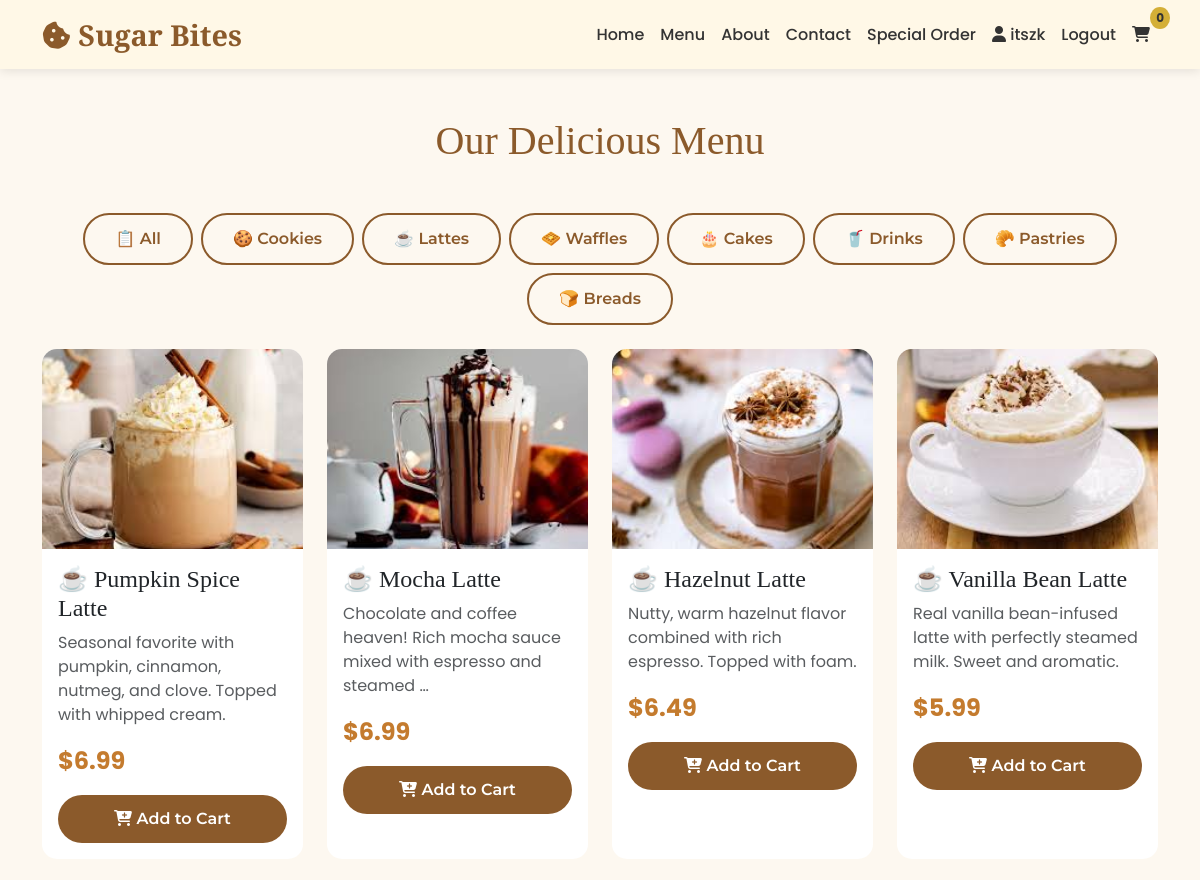
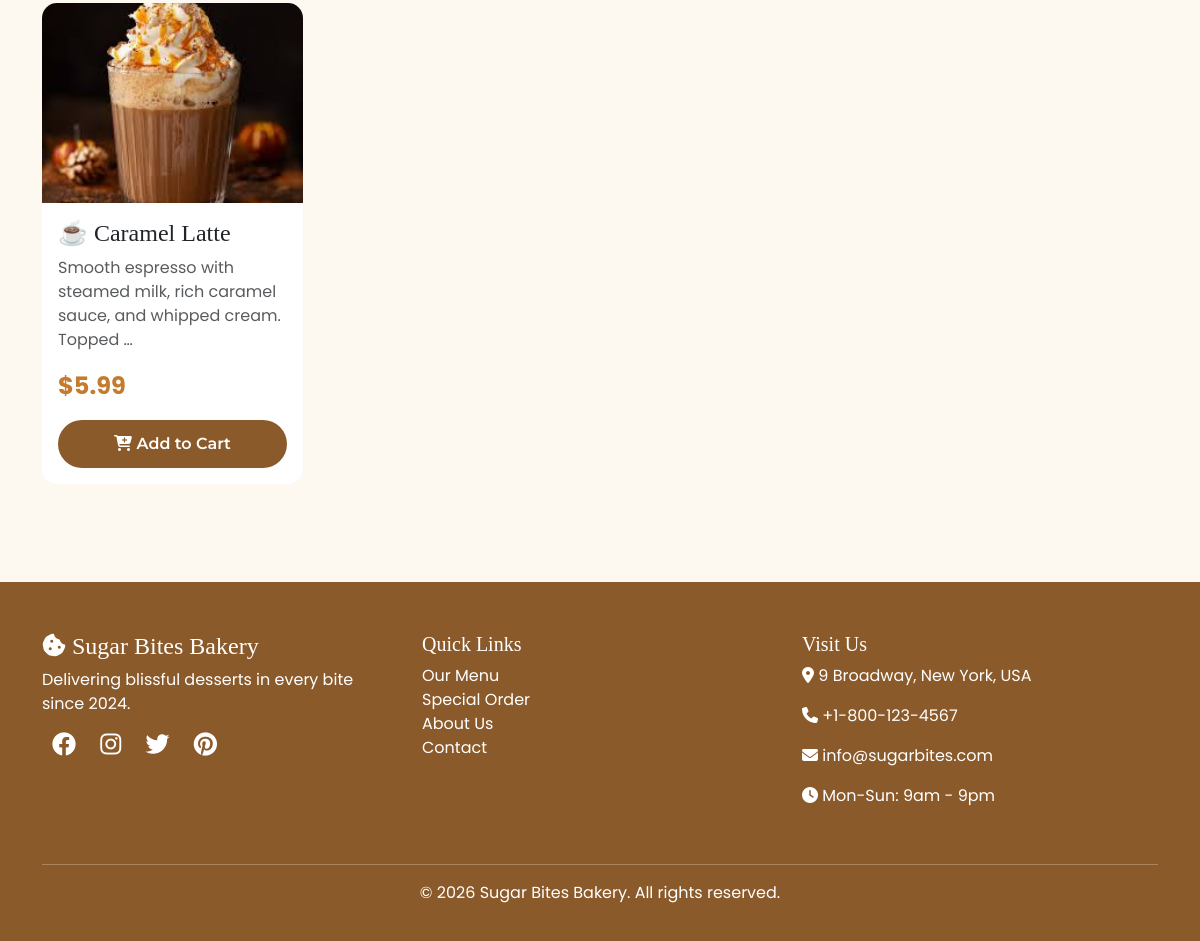
The app's page /menu/?category=lattes (signed in) with its own data (2 pictures, top to bottom).
### bakery/models.py (models this page shows, shortened)
class Product(models.Model):
    CATEGORY_CHOICES = [
        ('cookies', '🍪 Cookies'),
        ('lattes', '☕ Lattes'),
        ('waffles', '🧇 Waffles'),
        ('cakes', '🎂 Cakes'),
        ('drinks', '🥤 Drinks'),
        ('pastries', '🥐 Pastries'),    # NEW
        ('breads', '🍞 Breads'),         # NEW
    ]
    name = models.CharField(max_length=200)
    category = models.CharField(max_length=20, choices=CATEGORY_CHOICES)
    description = models.TextField()
    price = models.DecimalField(max_digits=10, decimal_places=2)
    image = models.ImageField(upload_to=get_product_image_path, blank=True, null=True)
    is_best_seller = models.BooleanField(default=False)
    stock = models.IntegerField(default=10)
    created_at = models.DateTimeField(auto_now_add=True)
    def get_category_icon(self):
        icons = {
            'cookies': '🍪',
            'lattes': '☕',
            'waffles': '🧇',
            'cakes': '🎂',
            'drinks': '🥤',
            'pastries': '🥐',
            'breads': '🍞',
        }
        return icons.get(self.category, '📦')
    class Meta:
        ordering = ['-created_at']

### bakery/views.py (the view)
# urls.py: path('menu/', views.menu, name='menu'),
def menu(request):
    category = request.GET.get('category')
    if category:
        products = Product.objects.filter(category=category)
    else:
        products = Product.objects.all()
    return render(request, 'bakery/menu.html', {'products': products})

### bakery/context_processors.py (called while the page is built)
def cart_count(request):
    cart = request.session.get('cart', {})
    count = sum(item['quantity'] for item in cart.values())
    return {'cart_count': count}

### bakery/templates/bakery/menu.html (shortened to what this page needs)
{% extends 'bakery/base.html' %}
{% block content %}
<div class="container py-5">
    <h1 class="text-center mb-5" style="color: var(--warm-brown);">Our Delicious Menu</h1>
    <div class="row mb-4">
        <div class="col-md-12">
            <div class="d-flex flex-wrap gap-2 justify-content-center">
                <a href="/menu/" class="btn btn-outline-primary">📋 All</a>
                <a href="/menu/?category=cookies" class="btn btn-outline-primary">🍪 Cookies</a>
                <a href="/menu/?category=lattes" class="btn btn-outline-primary">☕ Lattes</a>
                <a href="/menu/?category=waffles" class="btn btn-outline-primary">🧇 Waffles</a>
                <a href="/menu/?category=cakes" class="btn btn-outline-primary">🎂 Cakes</a>
                <a href="/menu/?category=drinks" class="btn btn-outline-primary">🥤 Drinks</a>
                <a href="/menu/?category=pastries" class="btn btn-outline-primary">🥐 Pastries</a>
                <a href="/menu/?category=breads" class="btn btn-outline-primary">🍞 Breads</a>
            </div>
        </div>
    </div>
    <div class="row g-4">
        {% for product in products %}
        <div class="col-md-4 col-lg-3">
            <div class="card product-card h-100">
                <a href="/product/{{ product.id }}/">
                    {% if product.image %}
                        <img src="{{ product.image.url }}" class="card-img-top" alt="{{ product.name }}" style="height: 200px; object-fit: cover;">
                    {% else %}
                        <img src="https://images.unsplash.com/photo-1499636136210-6f4ee915583e?w=400" class="card-img-top" alt="{{ product.name }}" style="height: 200px; object-fit: cover;">
                    {% endif %}
                </a>
                <div class="card-body">
                    <a href="/product/{{ product.id }}/" style="text-decoration: none; color: inherit;">
                        <h4>{{ product.get_category_icon }} {{ product.name }}</h4>
                    </a>
                    <p class="text-muted">{{ product.description|truncatewords:12 }}</p>
                    <div class="price">${{ product.price }}</div>
                    <button class="btn btn-primary mt-3 w-100" onclick="addToCart({{ product.id }}, '{{ product.name }}', {{ product.price }})">
                        <i class="fas fa-cart-plus"></i> Add to Cart
                    </button>
                </div>
            </div>
        </div>
        {% empty %}
        <div class="col-12 text-center">
            <p>No products available yet.</p>
        </div>
        {% endfor %}
    </div>
</div>
{% endblock %}

### bakery/templates/bakery/base.html (shortened to what this page needs)
<!DOCTYPE html>
<html lang="en">
<head>
    <link href="https://cdn.jsdelivr.net/npm/bootstrap@5.3.0/dist/css/bootstrap.min.css" rel="stylesheet">
    <link rel="stylesheet" href="https://cdnjs.cloudflare.com/ajax/libs/font-awesome/6.4.0/css/all.min.css">
</head>
<body>
    <nav class="navbar navbar-expand-lg sticky-top">
        <div class="container">
            <a class="navbar-brand" href="/">
                <i class="fas fa-cookie-bite"></i> Sugar Bites
            </a>
            <div class="collapse navbar-collapse" id="navbarNav">
                <ul class="navbar-nav ms-auto">
                    <li class="nav-item">
                        <a class="nav-link" href="/">Home</a>
                    </li>
                    <li class="nav-item">
                        <a class="nav-link" href="/menu/">Menu</a>
                    </li>
                    <li class="nav-item">
                        <a class="nav-link" href="/about/">About</a>
                    </li>
                    <li class="nav-item">
                        <a class="nav-link" href="/contact/">Contact</a>
                    </li>
                    <li class="nav-item">
                        <a class="nav-link" href="/special-order/">Special Order</a>
                    </li>
                    {% if user.is_authenticated %}
                        <li class="nav-item">
                            <a class="nav-link" href="/profile/">
                                <i class="fas fa-user"></i> {{ user.username }}
                            </a>
                        </li>
                        <li class="nav-item">
                            <a class="nav-link" href="/logout/">Logout</a>
                        </li>
                    {% endif %}
                    <li class="nav-item">
                        <a class="nav-link cart-badge" href="/cart/">
                            <i class="fas fa-shopping-cart"></i>
                            <span class="cart-count" id="cartCount">0</span>
                        </a>
                    </li>
                </ul>
            </div>
        </div>
    </nav>
    {% block content %}{% endblock %}
    <footer class="footer">
        <div class="container">
            <div class="row">
                <div class="col-md-4 mb-4">
                    <h4><i class="fas fa-cookie-bite"></i> Sugar Bites Bakery</h4>
                    <p>Delivering blissful desserts in every bite since 2024.</p>
                    <div class="social-icons">
                        <a href="#"><i class="fab fa-facebook"></i></a>
                        <a href="#"><i class="fab fa-instagram"></i></a>
                        <a href="#"><i class="fab fa-twitter"></i></a>
                        <a href="#"><i class="fab fa-pinterest"></i></a>
                    </div>
                </div>
                <div class="col-md-4 mb-4">
                    <h5>Quick Links</h5>
                    <ul class="list-unstyled">
                        <li><a href="/menu/">Our Menu</a></li>
                        <li><a href="/special-order/">Special Order</a></li>
                        <li><a href="/about/">About Us</a></li>
                        <li><a href="/contact/">Contact</a></li>
                    </ul>
                </div>
                <div class="col-md-4 mb-4">
                    <h5>Visit Us</h5>
                    <p><i class="fas fa-map-marker-alt"></i> 9 Broadway, New York, USA</p>
                    <p><i class="fas fa-phone"></i> +1-800-123-4567</p>
                    <p><i class="fas fa-envelope"></i> info@sugarbites.com</p>
                    <p><i class="fas fa-clock"></i> Mon-Sun: 9am - 9pm</p>
                </div>
            </div>
            <hr class="bg-light">
            <div class="text-center">
                <p>&copy; 2026 Sugar Bites Bakery. All rights reserved.</p>
            </div>
        </div>
    </footer>
</body>
</html>

### bakery/templates/bakery/base.html (style rules this page uses)
:root { --warm-brown: #8B5A2B; --cream: #FFF8E7; --gold: #D4AF37; --dark-gray: #333333; --light-cream: #FDF8F0; --honey: #F0A500; --caramel: #C47B2E; }
* { font-family: 'Poppins', sans-serif; }
h1, h2, h3, h4, h5, h6 { font-family: 'Playfair Display', serif; }
.btn { font-family: 'Montserrat', sans-serif; }
body { background-color: var(--light-cream); color: var(--dark-gray); }
.navbar { background-color: var(--cream); box-shadow: 0 2px 10px rgba(0,0,0,0.1); }
.navbar-brand { font-family: 'Playfair Display', serif; font-weight: 700; font-size: 1.8rem; color: var(--warm-brown) !important; }
.nav-link { color: var(--dark-gray) !important; font-weight: 500; transition: color 0.3s; position: relative; }
.nav-link::after { content: ''; position: absolute; bottom: -5px; left: 0; width: 0; height: 2px; background: var(--gold); transition: width 0.3s ease; }
.btn-primary { background-color: var(--warm-brown); border: none; padding: 12px 30px; border-radius: 30px; font-weight: 600; transition: transform 0.3s, box-shadow 0.3s; position: relative; overflow: hidden; }
.btn-outline-primary { border: 2px solid var(--warm-brown); color: var(--warm-brown); padding: 12px 30px; border-radius: 30px; font-weight: 600; transition: all 0.3s; }
.category-card, .product-card { border: none; border-radius: 15px; overflow: hidden; transition: all 0.4s cubic-bezier(0.2, 0.9, 0.4, 1.1); background: white; animation: cardSlideUp 0.5s ease-out backwards; }
.product-card img { height: 200px; object-fit: cover; animation: imageFadeIn 0.6s ease-out; }
.price { font-size: 1.5rem; font-weight: 700; color: var(--caramel); transition: all 0.3s ease; display: inline-block; }
.footer { background-color: var(--warm-brown); color: white; padding: 50px 0 20px; margin-top: 50px; }
.footer a { color: white; text-decoration: none; transition: all 0.3s ease; }
.social-icons i { font-size: 1.5rem; margin: 0 10px; transition: all 0.3s cubic-bezier(0.2, 0.9, 0.4, 1.1); }
.cart-badge { position: relative; }
.cart-count { position: absolute; top: -8px; right: -12px; background-color: var(--gold); color: var(--dark-gray); border-radius: 50%; padding: 2px 6px; font-size: 12px; font-weight: bold; transition: all 0.3s ease; }
body > div:not(.navbar):not(footer) { animation: pageFadeIn 0.6s cubic-bezier(0.2, 0.9, 0.4, 1.1); }
.product-card:nth-child(1) { animation-delay: 0.05s; }
html { scroll-behavior: smooth; }

### records on screen
Product: image (picture), get_category_icon "☕", name "Pumpkin Spice Latte", description "Seasonal favorite with pumpkin, cinnamon, nutmeg, and clove. Topped with whipped cream.", price "6.99"
Product: image (picture), get_category_icon "☕", name "Mocha Latte", description "Chocolate and coffee heaven! Rich mocha sauce mixed with espresso and steamed …", price "6.99"
Product: image (picture), get_category_icon "☕", name "Hazelnut Latte", description "Nutty, warm hazelnut flavor combined with rich espresso. Topped with foam.", price "6.49"
Product: image (picture), get_category_icon "☕", name "Vanilla Bean Latte", description "Real vanilla bean-infused latte with perfectly steamed milk. Sweet and aromatic.", price "5.99"
Product: image (picture), get_category_icon "☕", name "Caramel Latte", description "Smooth espresso with steamed milk, rich caramel sauce, and whipped cream. Topped …", price "5.99"

### other values on screen
{{ user.username }} "itszk"
